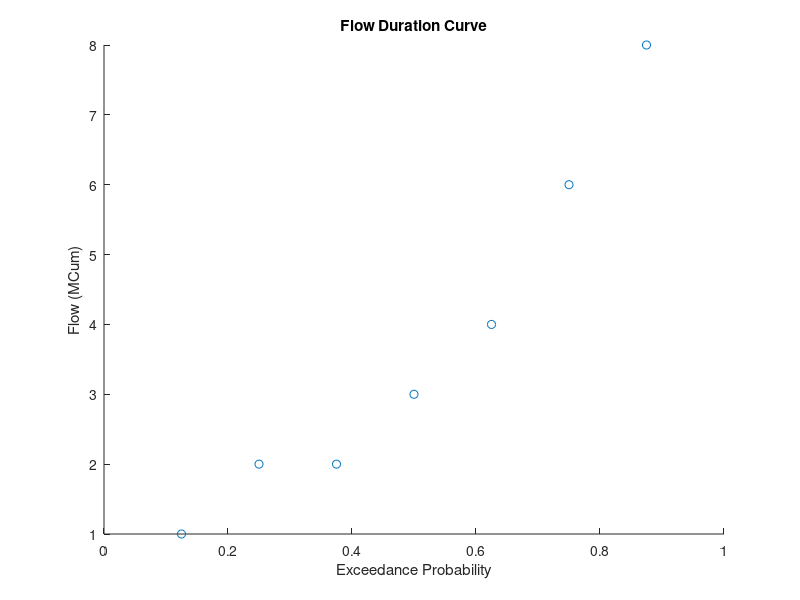

MATLAB code for this plot:
% Flow Duration Curve - Solomon Vimal
clear all; 
close all;
data = [1 4 2 6 3 8 2]; %% change data here
n = length(data); % count

% Rank (order) for each value: same as rank function in EXCEL
X = data';
for j = 1:length(X(1,:))
[~, order]= sort(X(:,j));
m(order,j) = 1:length(X(:,j));
end
% rank is 'm'
% Exceedance Probability:
for i=1:length(X)
   P(i)=m(i)./(n+1);
end
% Flow Duration Curve Plot
scatter(P,X);
title('Flow Duration Curve');
xlabel('Exceedance Probability');
ylabel('Flow (MCum)');


% The same thing is done in EXCEL
% Reference : http://crk.iri.columbia.edu/water/course/view.php?id=14
